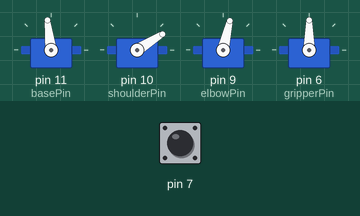
Recording of a sketch running on a simulated Arduino Uno, built with avr-gcc and run on an emulated ATmega328P. Parts: 4 × servo. Inputs (shaded band) come from the test bench; at power-on: pin 7 HIGH.

Above: at 0.1 s.
1.6 s: pin 7 driven LOW
At 4.3 s:
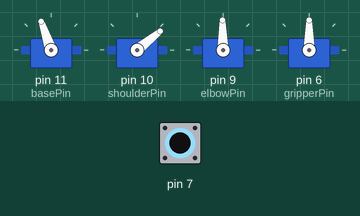
4.6 s: pin 7 driven HIGH
7.6 s: pin 7 pulsed LOW 5 times (0.12 s each, 0.3 s apart)
At 8.9 s:
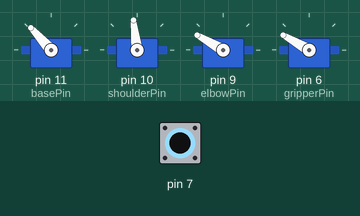
12.1 s: pin 7 driven LOW
At 14.8 s:
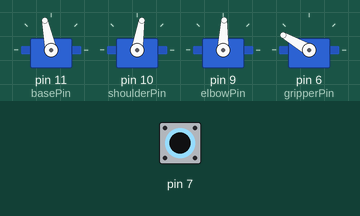
15.1 s: pin 7 driven HIGH
At 15.57 s:
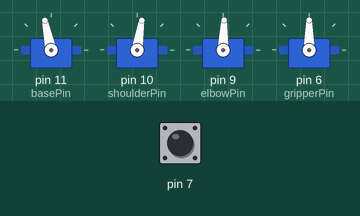
18.1 s: pin 7 driven LOW
At 21.1 s:
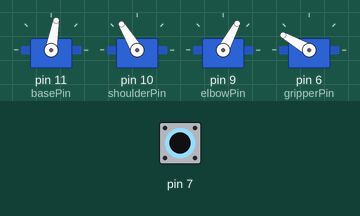
Timing chart, 0 to 22.1 s (numbered marks = the images above; inputs shaded):
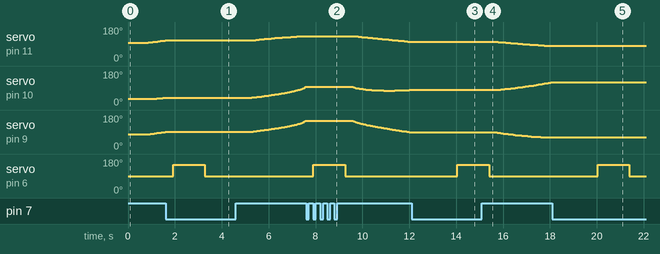

The sketch:

IKTest.ino
```cpp
#include "meArm.h"
#include <Servo.h>

int basePin = 11;
int shoulderPin = 10;
int elbowPin = 9;
int gripperPin = 6;

meArm arm;
void setup() {
  arm.begin(basePin, shoulderPin, elbowPin, gripperPin);
  pinMode(7,INPUT);
}

void loop() {


  delay(500);
  arm.gotoPoint(-90,130,140);
  arm.openGripper();
  arm.closeGripper();
  if(arm.gotoPoint(90,130,60)==1){
    delay(1000);
     arm.openGripper();
    };
  arm.gotoPoint(70,200,10);
  arm.gotoPoint(0,100,50);
  delay(1000);
}
```

fk.cpp
```cpp
#include "math.h"
#include "fk.h"
#include "ik.h"

void polar2cart(float r, float theta, float& a, float& b)
{
    a = r * cos(theta);
    b = r * sin(theta);
}

void unsolve(float a0, float a1, float a2, float& x, float& y, float& z)
{
    // Calculate u,v coords for arm
    float u01, v01, u12, v12;
    polar2cart(L1, a1, u01, v01);
    polar2cart(L2, a2, u12, v12);

    // Add vectors
    float u, v;
    u = u01 + u12 + L3;
    v = v01 + v12;

    // Calculate in 3D space - note x/y reversal!
    polar2cart(u, a0, y, x);
    z = v;
}

float distance(float x1, float y1, float z1, float x2, float y2, float z2)
{
    float dx = x2-x1;
    float dy = y2-y1;
    float dz = z2-z1;

    return dx*dx + dy*dy + dz*dz;
}
```

fk.h
```cpp
#ifndef FK_H_INCLUDED
#define FK_H_INCLUDED

void polar2cart(float r, float theta, float& a, float& b);

void unsolve(float a0, float a1, float a2, float& x, float& y, float& z);

float distance(float x1, float y1, float z1, float x2, float y2, float z2);

#endif // FK_H_INCLUDED
```

ik.cpp
```cpp
#include "math.h"
#include "ik.h"

const float PI=3.14159265359;
float L1=80; //Shoulder to elbow length
float L2=80; //Elbow to wrise length
float L3=68; //Length from wrist to hand PLUS base centre to shoulder

// Get polar coords from cartesian ones
void cart2polar(float a, float b, float& r, float& theta)
{
    // Determine magnitude of cartesian coords
    r = sqrt(a*a + b*b);

    // Don't try to calculate zero-magnitude vectors' angles
    if(r == 0) return;

    float c = a / r;
    float s = b / r;

    // Safety!
    if(s > 1) s = 1;
    if(c > 1) c = 1;
    if(s < -1) s = -1;
    if(c < -1) c = -1;

    // Calculate angle in 0..PI
    theta = acos(c);

    // Convert to full range
    if(s < 0) theta *= -1;
}

// Get angle from a triangle using cosine rule
bool cosangle(float opp, float adj1, float adj2, float& theta)
{
    // Cosine rule:
    // C^2 = A^2 + B^2 - 2*A*B*cos(angle_AB)
    // cos(angle_AB) = (A^2 + B^2 - C^2)/(2*A*B)
    // C is opposite
    // A, B are adjacent
    float den = 2*adj1*adj2;

    if(den==0) return false;
    float c = (adj1*adj1 + adj2*adj2 - opp*opp)/den;

    if(c>1 || c<-1) return false;

    theta = acos(c);

    return true;
}

// Solve angles!
bool solve(float x, float y, float z, float& a0, float& a1, float& a2)
{
    // Solve top-down view
    float r, th0;
    cart2polar(y, x, r, th0);

    // Account for the wrist length!
    r -= L3;

    // In arm plane, convert to polar
    float ang_P, R;
    cart2polar(r, z, R, ang_P);

    // Solve arm inner angles as required
    float B, C;
    if(!cosangle(L2, L1, R, B)) return false;
    if(!cosangle(R, L1, L2, C)) return false;

    // Solve for servo angles from horizontal
    a0 = th0;
    a1 = ang_P + B;
    a2 = C + a1 - PI;

    return true;
}
```

ik.h
```cpp
#ifndef IK_H_INCLUDED
#define IK_H_INCLUDED

extern float L1, L2, L3;

// Get polar coords from cartesian ones
void cart2polar(float a, float b, float& r, float& theta);

// Get angle from a triangle using cosine rule
bool cosangle(float opp, float adj1, float adj2, float& theta);

// Solve angles!
bool solve(float x, float y, float z, float& a0, float& a1, float& a2);

#endif // IK_H_INCLUDED
```

meArm.cpp
```cpp
#include <Arduino.h>
#include "ik.h"
#include "meArm.h"
#include <Servo.h>
bool setup_servo (ServoInfo& svo, const int n_min, const int n_max,
                  const float a_min, const float a_max)
{
    float n_range = n_max - n_min;
    float a_range = a_max - a_min;

    // Must have a non-zero angle range
    if(a_range == 0) return false;

    // Calculate gain and zero
    svo.gain = n_range / a_range;
    svo.zero = n_min - svo.gain * a_min;

    // Set limits
    svo.n_min = n_min;
    svo.n_max = n_max;

    return true;
}

int angle2pwm (const ServoInfo& svo, const float angle)
{
    float pwm = 0.5f + svo.zero + svo.gain * angle;
    return int(pwm);
}

//Full constructor with calibration data
meArm::meArm(int sweepMinBase, int sweepMaxBase, float angleMinBase, float angleMaxBase,
          int sweepMinShoulder, int sweepMaxShoulder, float angleMinShoulder, float angleMaxShoulder,
          int sweepMinElbow, int sweepMaxElbow, float angleMinElbow, float angleMaxElbow,
          int sweepMinGripper, int sweepMaxGripper, float angleMinGripper, float angleMaxGripper) {
  //calroutine();
  setup_servo(_svoBase, sweepMinBase, sweepMaxBase, angleMinBase, angleMaxBase);
  setup_servo(_svoShoulder, sweepMinShoulder, sweepMaxShoulder, angleMinShoulder, angleMaxShoulder);
  setup_servo(_svoElbow, sweepMinElbow, sweepMaxElbow, angleMinElbow, angleMaxElbow);
  setup_servo(_svoGripper, sweepMinGripper, sweepMaxGripper, angleMinGripper, angleMaxGripper);
}

void meArm::begin(int pinBase, int pinShoulder, int pinElbow, int pinGripper) {
  _pinBase = pinBase;
  _pinShoulder = pinShoulder;
  _pinElbow = pinElbow;
  _pinGripper = pinGripper;
  _base.attach(_pinBase);
  _shoulder.attach(_pinShoulder);
  _elbow.attach(_pinElbow);
  _gripper.attach(_pinGripper);

  goDirectlyTo(0, 100, 50);
  openGripper();
}

//Set servos to reach a certain point directly without caring how we get there
void meArm::goDirectlyTo(float x, float y, float z) {
  float radBase,radShoulder,radElbow;
  if (solve(x, y, z, radBase, radShoulder, radElbow)) {
    _base.write(angle2pwm(_svoBase,radBase));
    _shoulder.write(angle2pwm(_svoShoulder,radShoulder));
    _elbow.write(angle2pwm(_svoElbow,radElbow));
    _x = x; _y = y; _z = z;
  }
}

//Travel smoothly from current point to another point
int meArm::gotoPoint(float x, float y, float z) {

  //Starting points - current pos
  float x0 = _x;
  float y0 = _y;
  float z0 = _z;
  float dist = sqrt((x0-x)*(x0-x)+(y0-y)*(y0-y)+(z0-z)*(z0-z));
  int step = 2;
  for (int i = 0; i<dist; i+= step) {
    goDirectlyTo(x0 + (x-x0)*i/dist, y0 + (y-y0) * i/dist, z0 + (z-z0) * i/dist);
    delay(50);
    if(digitalRead(7)==LOW){
      return 1;
      }

  }
  goDirectlyTo(x, y, z);
  delay(50);
  return 0;
}

//Check to see if possible
bool meArm::isReachable(float x, float y, float z) {
  float radBase,radShoulder,radElbow;
  return (solve(x, y, z, radBase, radShoulder, radElbow));
}

//Grab something
void meArm::openGripper() {
  _gripper.write(90);
  delay(300);
}

//Let go of something
void meArm::closeGripper() {
  _gripper.write(150);
  delay(300);
}

//Current x, y and z
float meArm::getX() {
  return _x;
}
float meArm::getY() {
  return _y;
}
float meArm::getZ() {
  return _z;
}
```

meArm.h
```cpp
///
#ifndef MEARM_H
#define MEARM_H

#include <Arduino.h>
#include <Servo.h>

const float pi=3.14159265359;

struct ServoInfo {
    int n_min, n_max;   // PWM 'soft' limits - should be just within range
    float gain;         // PWM per radian
    float zero;         // Theoretical PWM for zero angle
};

class meArm {
  public:
    //Full constructor uses calibration data, or can just give pins
    meArm(int sweepMinBase=145, int sweepMaxBase=49, float angleMinBase=-pi/4, float angleMaxBase=pi/4,
      int sweepMinShoulder=118, int sweepMaxShoulder=22, float angleMinShoulder=pi/4, float angleMaxShoulder=3*pi/4,
      int sweepMinElbow=144, int sweepMaxElbow=36, float angleMinElbow=pi/4, float angleMaxElbow=-pi/4,
      int sweepMinGripper=75, int sweepMaxGripper=115, float angleMinGripper=pi/2, float angleMaxGripper=0);
    //required before running
    void begin(int pinBase, int pinShoulder, int pinElbow, int pinGripper);
    //Travel smoothly from current point to another point
    int gotoPoint(float x, float y, float z);
    //Set servos to reach a certain point directly without caring how we get there
    void goDirectlyTo(float x, float y, float z);
    //Grab something
    void openGripper();
    //Let go of something
    void closeGripper();
    //Check to see if possible
    bool isReachable(float x, float y, float z);
    //Current x, y and z
    float getX();
    float getY();
    float getZ();
  private:
    float _x, _y, _z;
    Servo _base, _shoulder, _elbow, _gripper;
    ServoInfo _svoBase, _svoShoulder, _svoElbow, _svoGripper;
    int _pinBase, _pinShoulder, _pinElbow, _pinGripper;
};

#endif
```

Measured:
- after the input at 1.6 s, servo on pin 11 (basePin): stays 109° (without the input it goes to 110° after 0.08 s); servo on pin 10 (shoulderPin): stays 39° (without the input it goes to 40° after 0.08 s)
- after the input at 4.6 s, servo on pin 11 (basePin): moves from 109° to 132° over 2.2 s, starting after 0.69 s; servo on pin 10 (shoulderPin): moves from 39° to 97° over 2.3 s, starting after 0.69 s
- after the input at 7.6 s, servo on pin 6 (gripperPin): 90° → 150° after 0.31 s instead of 0.57 s
- after the input at 12.1 s, servo on pin 11 (basePin): stays 102° (without the input it goes to 101° after 0.05 s); servo on pin 10 (shoulderPin): stays 81° (without the input it goes to 82° after 0.10 s); servo on pin 9 (elbowPin): stops changing and stays 88°; servo on pin 6 (gripperPin): 90° → 150° after 2.0 s
- after the input at 15.1 s, servo on pin 11 (basePin): moves from 102° to 80° over 2.3 s, starting after 0.66 s; servo on pin 10 (shoulderPin): moves from 81° to 121° over 2.3 s, starting after 0.71 s; servo on pin 9 (elbowPin): moves from 88° to 62° over 2.1 s, starting after 0.66 s; servo on pin 6 (gripperPin): goes on until 15.4 s, then stays 90°
- after the input at 18.1 s, servo on pin 11 (basePin): stops changing and stays 80°; servo on pin 10 (shoulderPin): stays 121° (without the input it goes to 122° after 0.03 s); servo on pin 9 (elbowPin): stops changing and stays 62°; servo on pin 6 (gripperPin): 90° → 150° after 1.9 s, → 90° 1.4 s later
